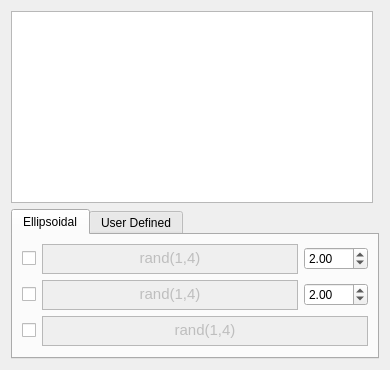
                          <widget class="QWidget" name="tab_14">
                           <attribute name="title">
                            <string>Texture Based</string>
                           </attribute>
                           <layout class="QGridLayout" name="gridLayout_33">
                            <item row="1" column="0" colspan="2">
                             <widget class="QTabWidget" name="tabWidget_2DTextureBased">
                              <property name="currentIndex">
                               <number>0</number>
                              </property>
                              <widget class="QWidget" name="tab_23">
                               <attribute name="title">
                                <string>Ellipsoidal</string>
                               </attribute>
                               <layout class="QGridLayout" name="gridLayout_34">
                                <item row="0" column="0">
                                 <widget class="QCheckBox" name="checkBox_Rab">
                                  <property name="text">
                                   <string/>
                                  </property>
                                  <property name="icon">
                                   <iconset resource="resourceLIST.qrc">
                                    <normaloff>:/rabyb.png</normaloff>:/rabyb.png</iconset>
                                  </property>
                                  <property name="iconSize">
                                   <size>
                                    <width>120</width>
                                    <height>30</height>
                                   </size>
                                  </property>
                                 </widget>
                                </item>
                                <item row="0" column="1">
                                 <widget class="QTextEdit" name="textEdit_Rab">
                                  <property name="enabled">
                                   <bool>false</bool>
                                  </property>
                                  <property name="maximumSize">
                                   <size>
                                    <width>16777215</width>
                                    <height>30</height>
                                   </size>
                                  </property>
                                  <property name="html">
                                   <string>&lt;!DOCTYPE HTML PUBLIC &quot;-//W3C//DTD HTML 4.0//EN&quot; &quot;http://www.w3.org/TR/REC-html40/strict.dtd&quot;&gt;
&lt;html&gt;&lt;head&gt;&lt;meta name=&quot;qrichtext&quot; content=&quot;1&quot; /&gt;&lt;style type=&quot;text/css&quot;&gt;
p, li { white-space: pre-wrap; }
&lt;/style&gt;&lt;/head&gt;&lt;body style=&quot; font-family:'MS Shell Dlg 2'; font-size:10pt; font-weight:400; font-style:normal;&quot;&gt;
&lt;p align=&quot;center&quot; style=&quot; margin-top:0px; margin-bottom:0px; margin-left:0px; margin-right:0px; -qt-block-indent:0; text-indent:0px;&quot;&gt;&lt;span style=&quot; font-family:'Ubuntu'; font-size:11pt;&quot;&gt;rand(1,4)&lt;/span&gt;&lt;/p&gt;&lt;/body&gt;&lt;/html&gt;</string>
                                  </property>
                                 </widget>
                                </item>
                                <item row="0" column="2">
                                 <widget class="QDoubleSpinBox" name="doubleSpinBox_Rab">
                                  <property name="minimum">
                                   <double>0.500000000000000</double>
                                  </property>
                                  <property name="maximum">
                                   <double>100.000000000000000</double>
                                  </property>
                                  <property name="value">
                                   <double>2.000000000000000</double>
                                  </property>
                                 </widget>
                                </item>
                                <item row="1" column="0">
                                 <widget class="QCheckBox" name="checkBox_Rac">
                                  <property name="text">
                                   <string/>
                                  </property>
                                  <property name="icon">
                                   <iconset resource="resourceLIST.qrc">
                                    <normaloff>:/rabyc.png</normaloff>:/rabyc.png</iconset>
                                  </property>
                                  <property name="iconSize">
                                   <size>
                                    <width>120</width>
                                    <height>30</height>
                                   </size>
                                  </property>
                                 </widget>
                                </item>
                                <item row="1" column="1">
                                 <widget class="QTextEdit" name="textEdit_Rac">
                                  <property name="enabled">
                                   <bool>false</bool>
                                  </property>
                                  <property name="maximumSize">
                                   <size>
                                    <width>16777215</width>
                                    <height>30</height>
                                   </size>
                                  </property>
                                  <property name="html">
                                   <string>&lt;!DOCTYPE HTML PUBLIC &quot;-//W3C//DTD HTML 4.0//EN&quot; &quot;http://www.w3.org/TR/REC-html40/strict.dtd&quot;&gt;
&lt;html&gt;&lt;head&gt;&lt;meta name=&quot;qrichtext&quot; content=&quot;1&quot; /&gt;&lt;style type=&quot;text/css&quot;&gt;
p, li { white-space: pre-wrap; }
&lt;/style&gt;&lt;/head&gt;&lt;body style=&quot; font-family:'MS Shell Dlg 2'; font-size:10pt; font-weight:400; font-style:normal;&quot;&gt;
&lt;p align=&quot;center&quot; style=&quot; margin-top:0px; margin-bottom:0px; margin-left:0px; margin-right:0px; -qt-block-indent:0; text-indent:0px;&quot;&gt;&lt;span style=&quot; font-family:'Ubuntu'; font-size:11pt;&quot;&gt;rand(1,4)&lt;/span&gt;&lt;/p&gt;&lt;/body&gt;&lt;/html&gt;</string>
                                  </property>
                                 </widget>
                                </item>
                                <item row="1" column="2">
                                 <widget class="QDoubleSpinBox" name="doubleSpinBox_Rac">
                                  <property name="minimum">
                                   <double>0.500000000000000</double>
                                  </property>
                                  <property name="maximum">
                                   <double>100.000000000000000</double>
                                  </property>
                                  <property name="value">
                                   <double>2.000000000000000</double>
                                  </property>
                                 </widget>
                                </item>
                                <item row="2" column="0">
                                 <widget class="QCheckBox" name="checkBox_adotrvec">
                                  <property name="text">
                                   <string/>
                                  </property>
                                  <property name="icon">
                                   <iconset resource="resourceLIST.qrc">
                                    <normaloff>:/adotr.png</normaloff>:/adotr.png</iconset>
                                  </property>
                                  <property name="iconSize">
                                   <size>
                                    <width>120</width>
                                    <height>30</height>
                                   </size>
                                  </property>
                                 </widget>
                                </item>
                                <item row="2" column="1" colspan="2">
                                 <widget class="QTextEdit" name="textEdit_adotrvec">
                                  <property name="enabled">
                                   <bool>false</bool>
                                  </property>
                                  <property name="maximumSize">
                                   <size>
                                    <width>16777215</width>
                                    <height>30</height>
                                   </size>
                                  </property>
                                  <property name="html">
                                   <string>&lt;!DOCTYPE HTML PUBLIC &quot;-//W3C//DTD HTML 4.0//EN&quot; &quot;http://www.w3.org/TR/REC-html40/strict.dtd&quot;&gt;
&lt;html&gt;&lt;head&gt;&lt;meta name=&quot;qrichtext&quot; content=&quot;1&quot; /&gt;&lt;style type=&quot;text/css&quot;&gt;
p, li { white-space: pre-wrap; }
&lt;/style&gt;&lt;/head&gt;&lt;body style=&quot; font-family:'MS Shell Dlg 2'; font-size:10pt; font-weight:400; font-style:normal;&quot;&gt;
&lt;p align=&quot;center&quot; style=&quot; margin-top:0px; margin-bottom:0px; margin-left:0px; margin-right:0px; -qt-block-indent:0; text-indent:0px;&quot;&gt;&lt;span style=&quot; font-family:'Ubuntu'; font-size:11pt;&quot;&gt;rand(1,4)&lt;/span&gt;&lt;/p&gt;&lt;/body&gt;&lt;/html&gt;</string>
                                  </property>
                                 </widget>
                                </item>
                               </layout>
                              </widget>
                              <widget class="QWidget" name="tab_24">
                               <attribute name="title">
                                <string>User Defined</string>
                               </attribute>
                              </widget>
                             </widget>
                            </item>
                            <item row="0" column="0">
                             <widget class="QTableWidget" name="tableCanvasBlend">
                              <property name="tabKeyNavigation">
                               <bool>true</bool>
                              </property>
                              <property name="dragEnabled">
                               <bool>true</bool>
                              </property>
                              <property name="dragDropMode">
                               <enum>QAbstractItemView::DragDrop</enum>
                              </property>
                              <property name="alternatingRowColors">
                               <bool>true</bool>
                              </property>
                             </widget>
                            </item>
                           </layout>
                          </widget>
